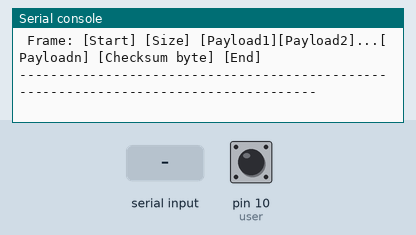
The program below on a simulated MicroPython board. On the bench: the last lines printed to the serial console. Inputs (shaded band) come from the test bench; at power-on: pin 10 (user) HIGH. The interpreter's speed is modelled, so counts of loop turns are approximate.

Above: at 1.2 s.
1.3 s: pin 10 (user) pulled LOW for 0.15 s
At 3.0 s:
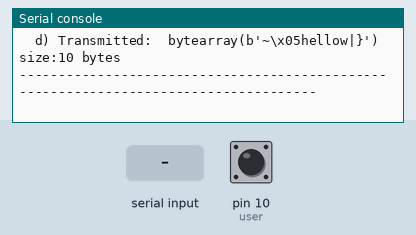
3.3 s: "1\n" received over the second serial link
At 4.2 s:
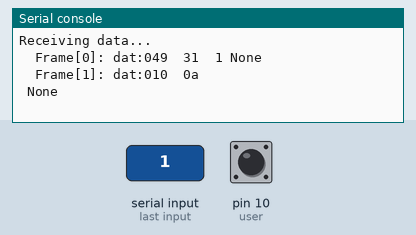
4.8 s: "0\n" received over the second serial link
At 5.3 s:
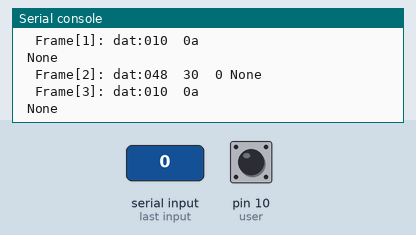

Measured:
- after the input at 1.3 s, the serial console: prints a new line after 0.50 s (image 1)
- after the input at 3.3 s, the serial console: prints a new line at once (image 2)
- after the input at 4.8 s, the serial console: prints a new line at once (image 3)

The program:

stm32_uart_test1.py
```python
# (licence header left out)
from machine import Pin, UART
import time
from enum import Enum
### PIN Definitions ##############
USER_BUTTON_PIN =  const('PB10')

UART_PORT_NUM = const(1)
UART_SPEED = const(38400)      #use this for the classice Bluetooth device
#UART_SPEED = const(9600)      #use this for DX-BT27-A BT-27 (BLE5.1) device
UART_PORT = const('UART1')

# UART_TX = const('PA9')
# UART_RX = const('PA10')

### Setup #########################
user = Pin( USER_BUTTON_PIN, Pin.IN, Pin.PULL_UP )
uart = UART( UART_PORT_NUM, UART_SPEED )
uart.init( UART_SPEED, bits=8, parity=None, stop=1,timeout=50 )

### Constants and Initialize variables ##############
START_BYTE = const(0x7E)
END_BYTE = const(0x7D)
ESC_BYTE = const(0x7C)

BUFFER_SIZE = const(16)
last_byte = None
payload_size = 0
in_data =  bytearray(BUFFER_SIZE)
in_cnt = 0
hold_checksum = 0
cnt = 0
current_state = 0

### Functions #####################
#States for finite state machine
class State(Enum):
    LOCATE_START    = 0
    LOCATE_SIZE     = 1
    LOCATE_PAYLOAD  = 2
    LOCATE_CHECKSUM = 3
    LOCATE_END      = 4

def reset():
    global payload_size, last_byte, hold_checksum
    global in_data, in_cnt
    global current_state
    global cnt
    last_byte = None
    payload_size = 0
    in_data =  bytearray(BUFFER_SIZE)
    in_cnt = 0
    hold_checksum = 0
    cnt = 0
    current_state = State.LOCATE_START

# Simple single-byte checksum
def checksum(msg):
    v = 21
    for c in msg:
        if isinstance(c, str):
            # Convert byte to int
            c = ord(c)
        v ^= c
    return v

# Trim zeros from end of byte array
def trim_zeros(msg):
    loc = len(msg) - 1
    # Check backwards
    while msg[loc] == 0:
        loc = loc - 1
    newmsg = bytearray(loc)
    newmsg = msg[:loc+1]
    return newmsg

# frame:  START, Size, Message, Checksum, END
def build_frame(msg):
    #----Build frame-----------
    buf = bytearray(BUFFER_SIZE)
    # Insert the START_BYTE
    buf[0] = START_BYTE
    # Insert the size of the message
    size = len(msg)
    buf[1] = size
    # Insert the bytes of the message
    buf[2:] = msg.encode("utf-8")
    # Insert the checksum
    part = bytearray(1)
    part[0] = checksum(msg)
    buf.extend(part)
    # Insert the END_BYTE
    part[0] = END_BYTE
    buf.extend(part)
    return buf

def byte_stuff(frame):
    cnt = 0
    index = 0
    size = len(frame)
    ready = False
    buf = bytearray(BUFFER_SIZE)
    ba = bytearray(1)
    while not ready:
        if frame[index] in [START_BYTE, END_BYTE, ESC_BYTE] and cnt > 0:
            # Insert an escape byte into the buffer
            buf[cnt] = ESC_BYTE
            cnt = cnt + 1
            # Now place the byte from the frame
            buf[cnt] = frame[index]
            buf.extend(ba)
        else:
            # Otherwise, place the byte from the frame
            buf[cnt] = frame[index]
        if index == size - 1:
            ready = True
        cnt = cnt + 1
        index = index + 1
    return buf  # Return the byte-stuffed frame

def receive(dat):
    global payload_size, last_byte, hold_checksum
    global in_data, in_cnt
    global current_state
    global cnt

    if last_byte == None:
        print("  Frame[%d]: dat:%03d  %02x  %c None"% (cnt, dat, dat, dat))
    else:
        print("  Frame[%d]: dat:%03d  %02x  %c %d"% (cnt, dat, dat, dat, last_byte))

    # Remove the stuffed ESC byte
    if  dat == ESC_BYTE and last_byte == ESC_BYTE:
        print("esc-esc")
        last_byte = None

    if dat == ESC_BYTE and last_byte != None:
        print("esc")
        last_byte = ESC_BYTE
        return None

    # Find CRC
    if current_state == State.LOCATE_CHECKSUM:
        hold_checksum = dat
        current_state = State.LOCATE_END

    # Find message
    if current_state == State.LOCATE_PAYLOAD:
        # ----Found a byte for message
        in_data[in_cnt] = dat
        last_byte = dat
        in_cnt = in_cnt + 1
        # We have all of the bytes for the message
        if in_cnt == payload_size:
            current_state = State.LOCATE_CHECKSUM
            last_byte = None

    # Find the payload size
    if current_state == State.LOCATE_SIZE:
        payload_size = dat
        current_state = State.LOCATE_PAYLOAD

    # Find the END byte
    if dat == END_BYTE and last_byte == None:
        print("END:",dat,last_byte)
        # ----found END byte
        payload = trim_zeros(in_data)
        calc = checksum(payload)
        #calc = crc16_ccitt(0, payload, len(payload))
        if hold_checksum == calc:
            response = payload
            return payload
        else:
            print(hold_checksum,calc)
            print("\nError on Checksum. Resend message.")
            return None

    # Find the START byte
    if dat == START_BYTE and last_byte == None:
        # ----found Start Cbyte
        current_state = State.LOCATE_SIZE

    cnt = cnt + 1


### Loop ##########################
done = False
message = "hello"
#message = "he" + chr(END_BYTE) + "llo" + chr(ESC_BYTE)
reset()
try:
    print("----------------")
    print("Program started (to send message via UART ).")

    prompt = "Press User button to send data or Control-c in Shell to exit."
    print(prompt)
    print("-"*85)
    print(" Frame: [Start] [Size] [Payload1][Payload2]...[Payloadn] [Checksum byte] [End]")
    print("-"*85)
    while not done:
        user_btn = user.value()

        if uart.any() > 0:
            if cnt == 0:
                print("Receiving data...")
            c = uart.read(1)

            dat = ord(c)
            resp = receive(dat)
            if resp != None:
                print("Received buffer: ",resp)
                print("-"*85)

        if user_btn == 0:
            time.sleep(0.5)
            print("Sending data...")

            print("  a) Message:      %s  " % message," "*19,"size:%2d bytes" % len(message))
            frame = build_frame(message )
            print("  b) Frame:        %s  size:%2d bytes" % (frame, len(frame) ) )
            frame = byte_stuff(frame)
            frame = trim_zeros(frame)
            print("  c) Byte-stuffed: %s size:%2d bytes" % (frame, len(frame) ) )

            #-------------------------
            cnt = uart.write(frame)
            print("  d) Transmitted:  %s size:%2d bytes" % (frame, cnt) )
            reset()
            print("-"*85)

except KeyboardInterrupt:
    done = True
    print('Interrupted by Control-c.')
finally:
    uart.deinit()
    print('Finished.')
```

enum.py
```python
class EnumMeta(type):
    def __new__(meta, name, bases, classdict):
        cls = super().__new__(meta, name, bases, classdict)
        cls._member_map_ = {}
        for key, value in classdict.items():
            if not key.startswith('__'):
                cls._member_map_[key] = value
        return cls

class Enum(EnumMeta):
    pass
```
